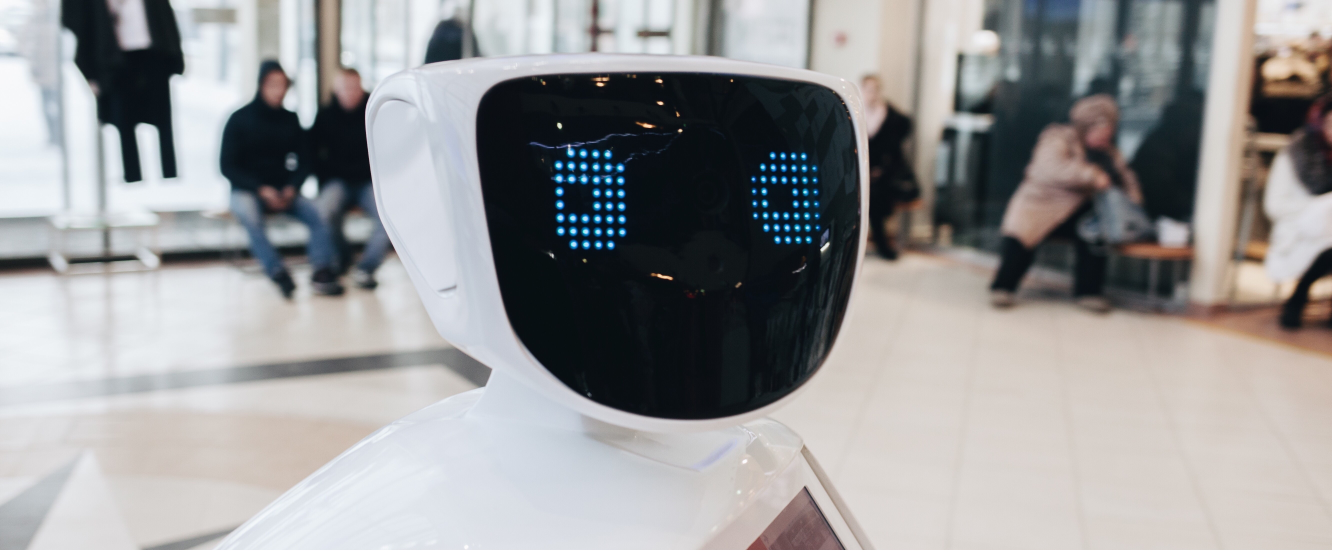
#> input picture imagem.jpg, 5328 x 2208 px, given in place of imagem.jpeg, which was not available (shown at 1/4 size)
$ jupyter execute kernels_morphological_operations.ipynb   (text cells are left out)
#> lines starting #> are read from the running program, lines starting #| are printed output that depends on the picture; pictures that were not available may be replaced by others from this repository, and a replacement may not be noted
[cell 1]
import cv2
import argparse
import numpy as np
import matplotlib.pyplot as plt
from scipy import signal

[cell 2]
def plt_imshow(title, image):
    # convert the image frame BGR to RGB color space and display it
    image = cv2.cvtColor(image, cv2.COLOR_BGR2RGB)
    plt.figure(figsize=(10, 10))
    plt.imshow(image)
    plt.title(title)
    plt.grid(False)
    plt.axis('off')
    plt.show()

[cell 3]
args = {"image": r"D:\Estudos\PyImageSearch\PyImageSearch Gurus\para-repositorio\imagem.jpeg"}

[cell 4]
image = cv2.imread(args["image"])
#> image is the input picture: shape (2208, 5328, 3); mean B, G, R 151.5, 150.8, 150.7
#image = image[0:2000, 500:2000]
print("Width: %d pixels" % (image.shape[1]))
#| Width: 5328 pixels
print("Height: %d pixels" % (image.shape[0]))
#| Height: 2208 pixels
print("Channels: %d " % (image.shape[2]))
#| Channels: 3

[cell 5]
plt_imshow("Foto", image)

[cell 6]
matriz2 = np.array([[202, 119, 154], [106, 119, 11], [186, 48, 250]])

[cell 7]
kernel = np.ones(matriz2.shape, dtype ="uint8")
K = 1/9 * kernel
print(signal.convolve2d(matriz2, K, mode='valid'))

[cell 8]
kernel = np.array([[-1, 0, 1], [-2, 0, 2], [-1, 0, 1]])
print(signal.convolve2d(matriz2, kernel, mode='valid'))

[cell 9]
matriz2 = np.array([[18, 143, 222], [233, 179, 97], [234, 142, 149]])

[cell 10]
kernel = np.ones(matriz2.shape, dtype ="uint8")
K = 1/9 * kernel
print(signal.convolve2d(matriz2, K, mode='valid'))

[cell 11]
args = {"image": r"D:\Estudos\PyImageSearch\PyImageSearch Gurus\para-repositorio\logo.png"}
image = cv2.imread(args["image"])
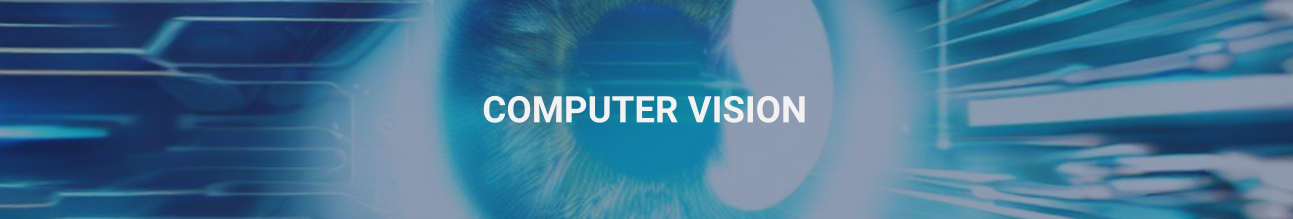
#> input picture CV.png, 3878 x 657 px, given in place of logo.png, which was not available (shown at 1/3 size)
#> image is the input picture: shape (657, 3878, 3); mean B, G, R 146.9, 114.9, 67
gray = cv2.cvtColor(image, cv2.COLOR_BGR2GRAY)
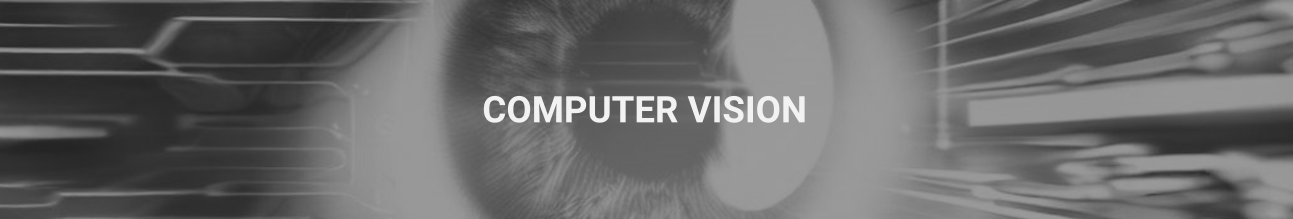
#> gray: shape (657, 3878) (shown at 1/3 size); min 35, max 243, mean 104.3
plt_imshow("Foto Cinza", gray)

[cell 12]
for i in range(0, 3):
    eroded = cv2.erode(gray.copy(), None, iterations = i +1)
    plt_imshow(f"Imagem Erosion {i}", eroded)

[cell 13]
for i in range(0, 3):
    dilated = cv2.dilate(gray.copy(), None, iterations = i +1)
    plt_imshow(f"Imagem Dilated {i}", dilated)

[cell 14]
kernelSizes = [(3, 3), (5, 5), (7, 7), (9, 9)]

[cell 15]
for kernelSize in kernelSizes:
    kernel = cv2.getStructuringElement(cv2.MORPH_RECT, kernelSize)
    opening = cv2.morphologyEx(gray.copy(), cv2.MORPH_OPEN, kernel)
    plt_imshow(f"Imagem Dilated {kernelSize}", opening)

[cell 16]
for kernelSize in kernelSizes:
    kernel = cv2.getStructuringElement(cv2.MORPH_RECT, kernelSize)
    closing = cv2.morphologyEx(gray, cv2.MORPH_CLOSE, kernel)
    plt_imshow(f"Imagem Dilated {kernelSize}", closing)
#> this loop made 4 passes
#> kernel on pass 1: [[1, 1, 1], [1, 1, 1], [1, 1, 1]]

[cell 17]
for kernelSize in kernelSizes:
    kernel = cv2.getStructuringElement(cv2.MORPH_RECT, kernelSize)
    gradient = cv2.morphologyEx(gray, cv2.MORPH_GRADIENT, kernel)
    plt_imshow(f"Imagem Dilated {kernelSize}", gradient)
#> this loop made 4 passes
#> pass 1, `gradient = cv2.morphologyEx(gray, cv2.MORPH_GRADIENT, kernel)`:
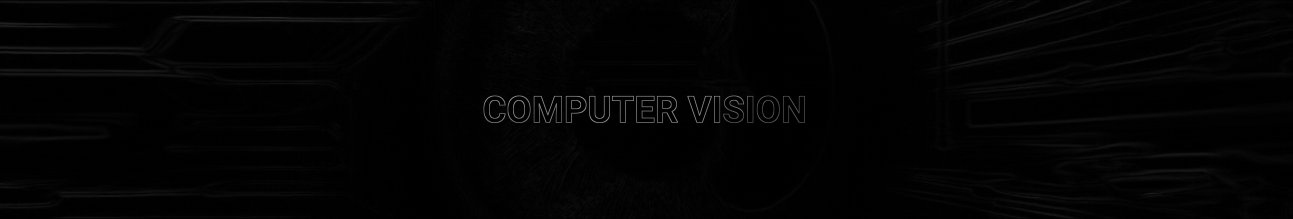
#> gradient: shape (657, 3878) (shown at 1/3 size); min 0, max 157, mean 3

[cell 18]
args = {"image": r"D:\Estudos\PyImageSearch\PyImageSearch Gurus\para-repositorio\car.jpg"}
image = cv2.imread(args["image"])
gray = cv2.cvtColor(image, cv2.COLOR_BGR2GRAY)
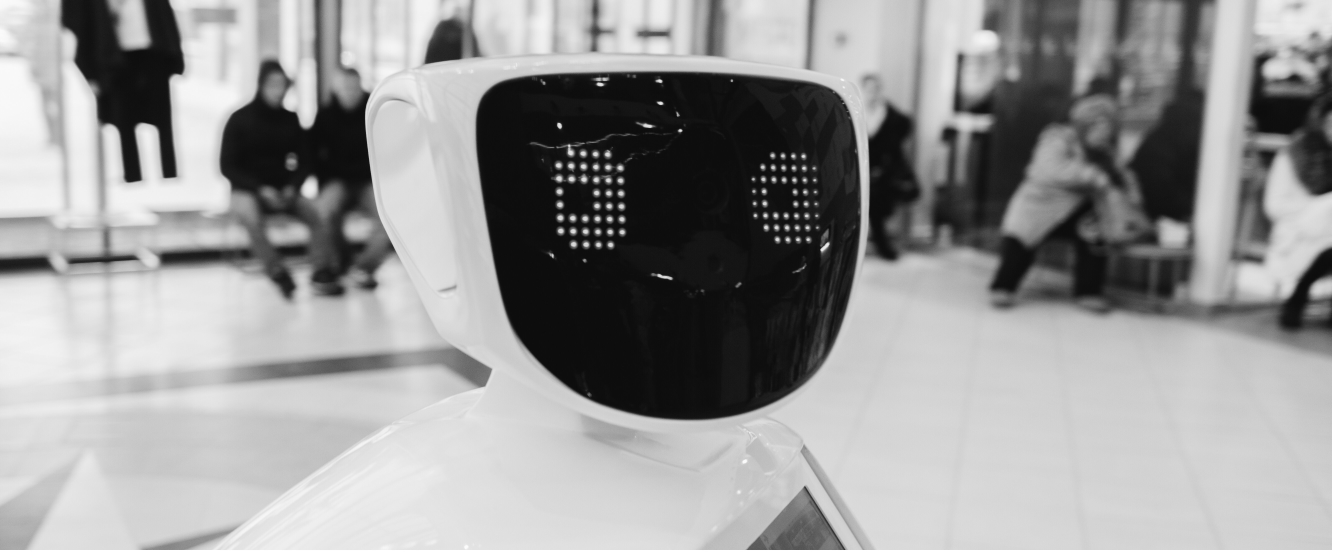
#> gray: shape (2208, 5328) (shown at 1/4 size); min 5, max 255, mean 150.8
plt_imshow("Foto Cinza", gray)

[cell 19]
shape_kernel = (75, 10) #(width, height)
rectKernel = cv2.getStructuringElement(cv2.MORPH_RECT, shape_kernel)
blackhat = cv2.morphologyEx(gray, cv2.MORPH_BLACKHAT, rectKernel)
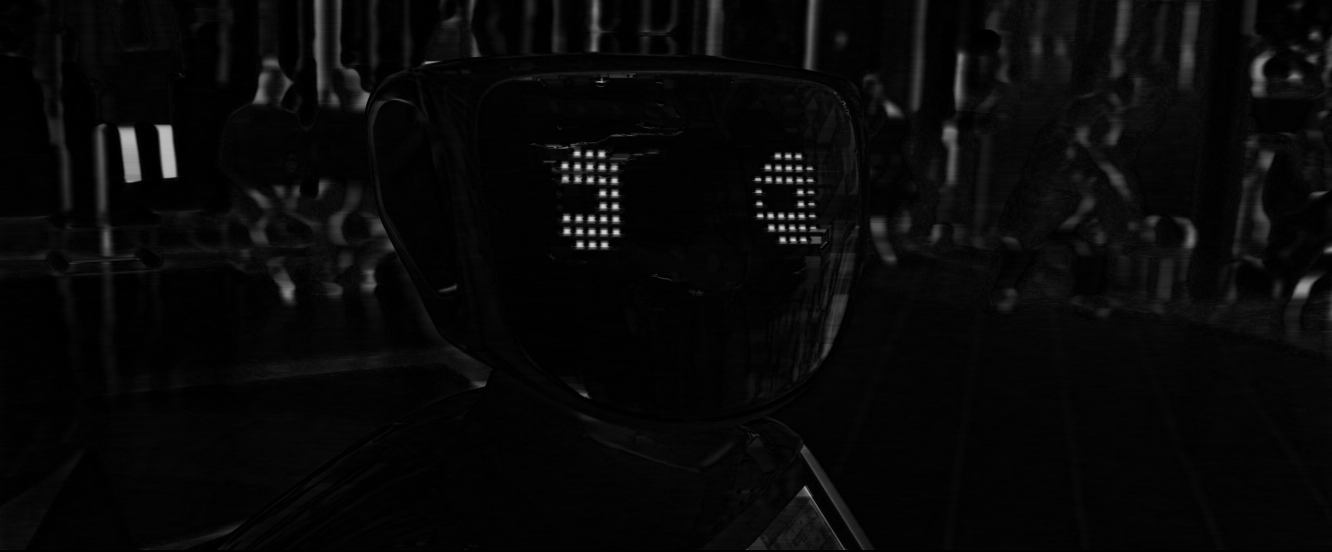
#> blackhat: shape (2208, 5328) (shown at 1/4 size); min 0, max 215, mean 8.3
tophat = cv2.morphologyEx(gray, cv2.MORPH_TOPHAT, rectKernel)
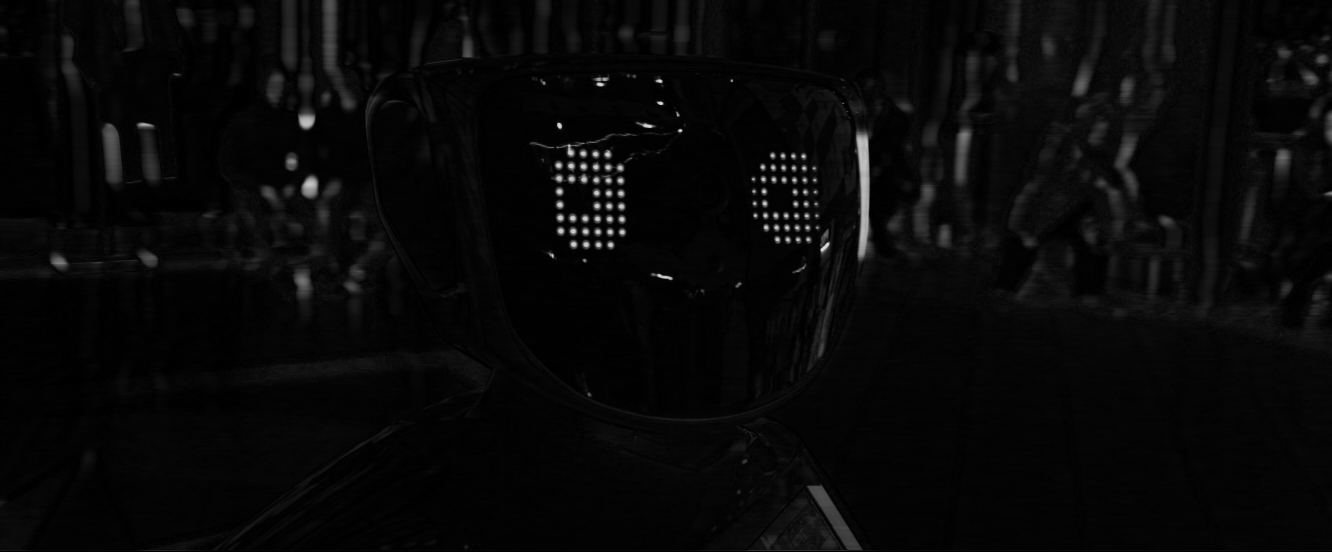
#> tophat: shape (2208, 5328) (shown at 1/4 size); min 0, max 231, mean 8

[cell 20]
plt_imshow("Black Hat", blackhat)
plt_imshow("Top Hat", tophat)
